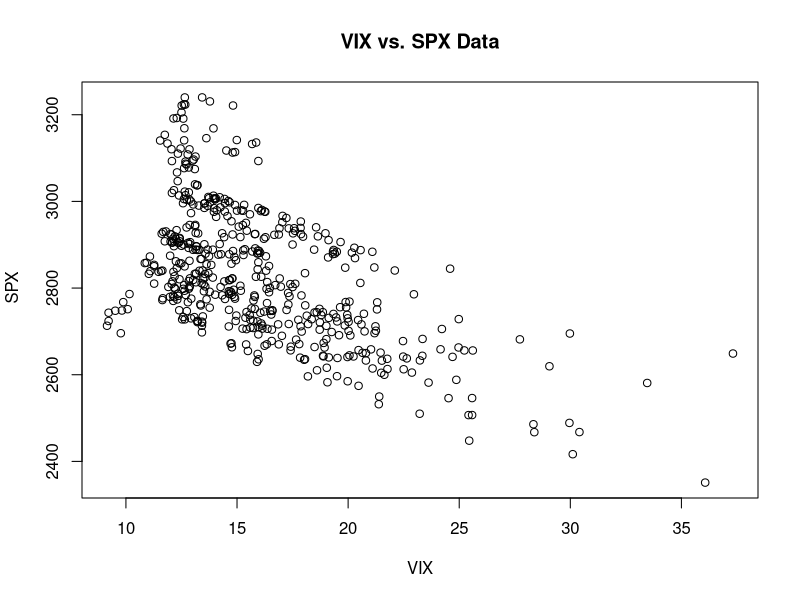
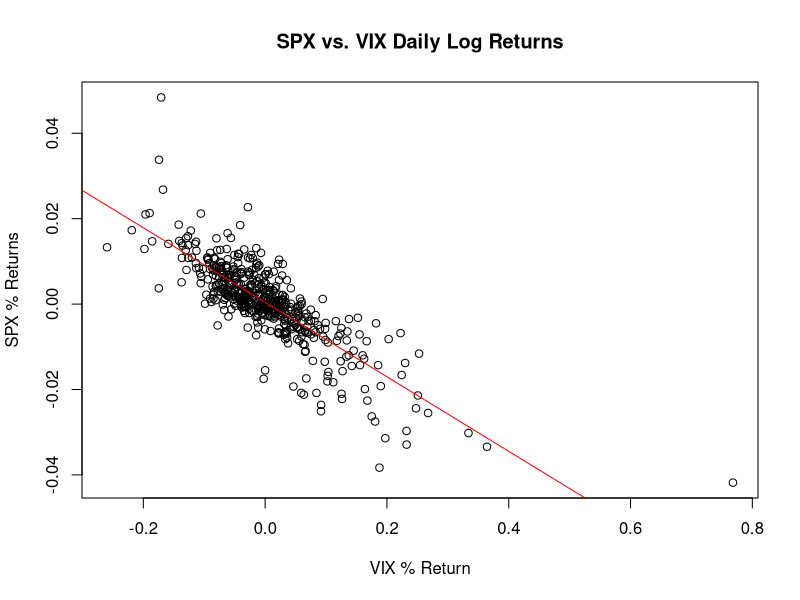

Generate these figures, in order, with R:
getwd()
# setwd("./")

leverage = read.csv(file = "leverage.csv")

par(mfrow=c(1,1))

plot(
  leverage$SPX ~ leverage$VIX,
  xlab = "VIX",
  ylab =" SPX",
  main = "VIX vs. SPX Data",
)

# len<-dim(corp)[1]
# Do we need to annualize the returns?
# Calculate the daily return for each column.
returns_spx <- round(diff(log(leverage$SPX)), 4)
returns_vix <- round(diff(log(leverage$VIX)), 4)

# (i) and (ii)
plot(
  returns_vix,
  returns_spx,
  xlab = "VIX % Return",
  ylab ="SPX % Returns",
  main = "SPX vs. VIX Daily Log Returns",
)
model = lm(returns_spx ~ returns_vix)
abline(model, col=c("red"))

# calculation
# TODO: why is this coming up with a different value?
b1 = cor(returns_vix, returns_spx) * (sd(returns_vix)/sd(returns_spx))
b0 = mean(returns_spx) - mean(returns_vix) * b1
# model$coefficients["(Intercept)"] == b0

# (iii)
model_summary = summary(model)
model_anova = anova(model)

ssr = model_anova["returns_vix","Sum Sq"]
sse = model_anova["Residuals", "Sum Sq"]
sst = ssr + sse
# cbind(ssr, sse, sst)
# print(model_summary)
# print(model_anova)

# (iv)
model_correlation = sqrt(model_summary$r.squared)
model_correlation_matches = - model_correlation == cor(returns_vix, returns_spx)
paste("Model r-squared and correlation match:", model_correlation_matches)

# (v)
predict_confidence = 0.90
predict_stdev = 0.025
predict_vix_return = 0.10
predict_y =
    model$coefficients["(Intercept)"] +
    (model$coefficients["returns_vix"] * predict_vix_return)

# Y ~ N(predict_y, predict_vix_return)
# PI = Y +/- stdev
predict_interval = qnorm(predict_confidence, mean = predict_y, sd = predict_stdev)
predict_lower = predict_y - predict_interval
predict_upper = predict_y + predict_interval
cbind(predict_lower, predict_upper)
